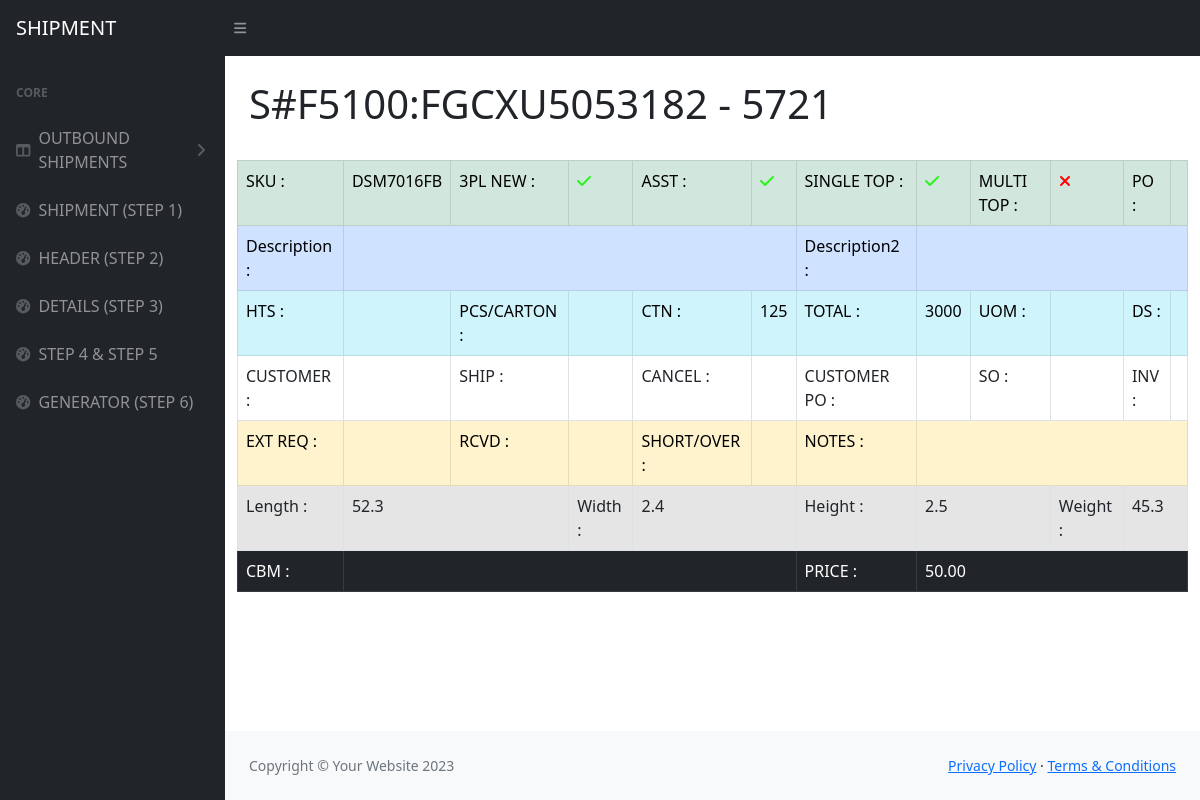
Before: /index.php/setdetails/view/4 with the older database file.
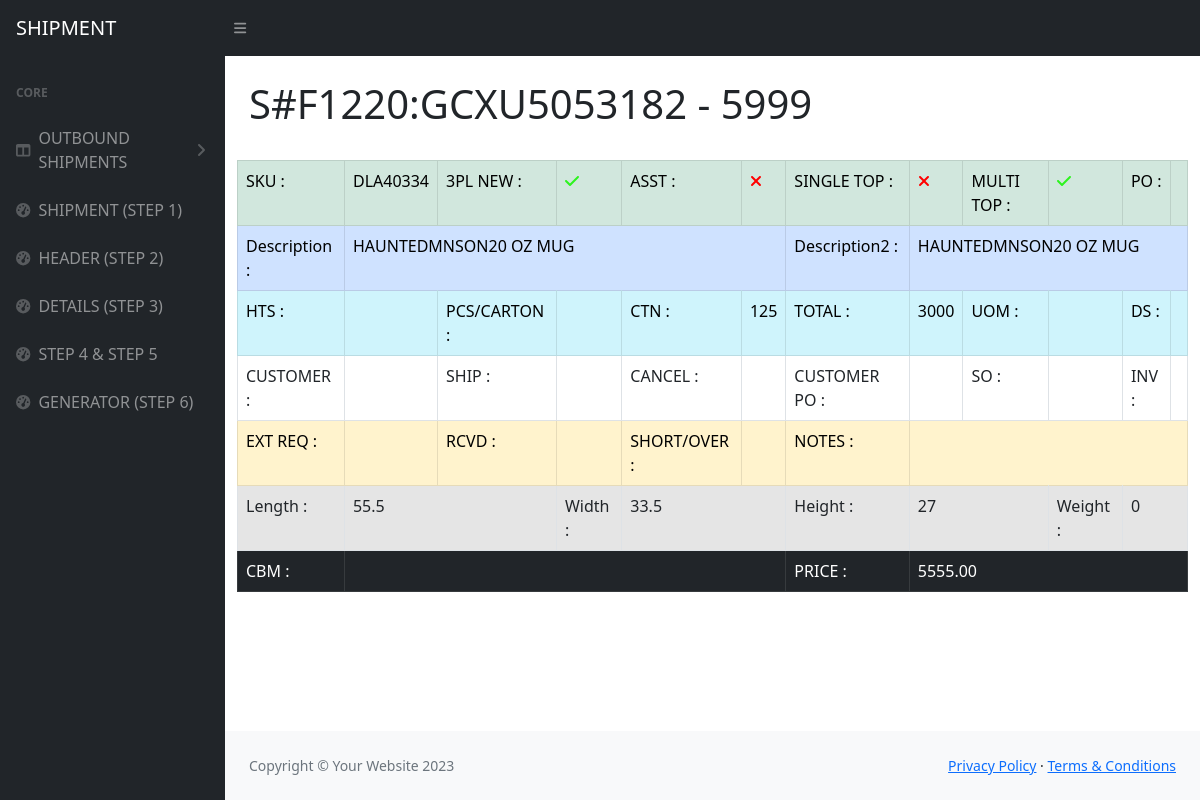
After: the same page with the newer database file.
### tables this page shows
CREATE TABLE `shipment_details`  (
  `id` int UNSIGNED NOT NULL AUTO_INCREMENT COMMENT 'id',
  `shipment_id` int NULL DEFAULT NULL COMMENT 'shipment_id',
  `container_id` int NULL DEFAULT NULL COMMENT 'container_id',
  `po` varchar(255) NULL DEFAULT NULL COMMENT 'PO#',
  `style` varchar(255) NULL DEFAULT NULL COMMENT 'Style',
  `description` varchar(255) NULL DEFAULT NULL COMMENT 'description',
  `hts` varchar(255) NULL DEFAULT NULL COMMENT 'HTS',
  `pcs_carton` varchar(255) NULL DEFAULT NULL COMMENT 'PCS/CARTON',
  `ctn` varchar(255) NULL DEFAULT NULL COMMENT 'CTN',
  `total` varchar(255) NULL DEFAULT NULL COMMENT 'TOTAL',
  `uom` varchar(255) NULL DEFAULT NULL COMMENT 'UOM',
  `ds` varchar(255) NULL DEFAULT NULL COMMENT 'DS',
  `customer` varchar(255) NULL DEFAULT NULL COMMENT 'Customer',
  `ship` varchar(255) NULL DEFAULT NULL COMMENT 'ship',
  `cancel` varchar(255) NULL DEFAULT NULL COMMENT 'CANCEL',
  `customer_po` varchar(255) NULL DEFAULT NULL COMMENT 'CUSTOMER PO',
  `inv` varchar(255) NULL DEFAULT NULL COMMENT 'INV',
  `ext_req` varchar(255) NULL DEFAULT NULL COMMENT 'EXT_REQ',
  `rcvd` varchar(255) NULL DEFAULT NULL COMMENT 'RCVD',
  `short_over` varchar(255) NULL DEFAULT NULL COMMENT 'SHORT/OVER',
  `so` varchar(255) NULL DEFAULT NULL COMMENT 'SO',
  `notes` varchar(255) NULL DEFAULT NULL COMMENT 'NOTES',
  `upc` varchar(255) NULL DEFAULT NULL COMMENT 'UPC',
  `length` double NULL DEFAULT NULL COMMENT 'Length',
  `width` double NULL DEFAULT NULL COMMENT 'Width',
  `height` double NULL DEFAULT NULL COMMENT 'Height',
  `weight` double NULL DEFAULT NULL COMMENT 'weight',
  `cbm` varchar(255) NULL DEFAULT NULL COMMENT 'CBM',
  `price` decimal(10, 2) NULL DEFAULT NULL COMMENT 'PRICE',
  `show_flag` int NOT NULL DEFAULT 1 COMMENT '1-show 0-hide',
  `pl_new` int NOT NULL DEFAULT 0 COMMENT '0-old, 1-new',
  `asst` int UNSIGNED NULL DEFAULT 0 COMMENT '0-non active, 1-active',
  `single_top` int NULL DEFAULT 0 COMMENT '0-non active, 1-active',
  `multi_top` int NULL DEFAULT 0 COMMENT '0-non active, 1-active',
  `pl_add_flag` int NULL DEFAULT 0 COMMENT '0-add 1-new',
  `description2` varchar(255) NULL DEFAULT NULL COMMENT 'description2',
  PRIMARY KEY (`id`) USING BTREE,
  INDEX `container_forgin`(`container_id` ASC) USING BTREE,
  INDEX `shipment`(`shipment_id` ASC) USING BTREE,
  CONSTRAINT `container_forgin` FOREIGN KEY (`container_id`) REFERENCES `container` (`id`) ON DELETE CASCADE ON UPDATE RESTRICT,
  CONSTRAINT `shipment` FOREIGN KEY (`shipment_id`) REFERENCES `shipment` (`id`) ON DELETE CASCADE ON UPDATE RESTRICT
);

### application/controllers/SetDetails.php (called while the page is built, shortened)
<?php
class Setdetails extends CI_Controller {
	public function __construct()
    {
        $this->load->database();
        $this->load->helper('url');
        $this->load->library('session');
        $this->load->library('form_validation');
		$this->load->model('Container_model');
        $this->load->model('Shipment_model');
        $this->load->model('Details_model');
        $this->load->model('SkuList_model');
    }
    public function view($id)
    {
        $detail = $this->Details_model->getDetails($id)[0];
        $container_id = $detail->container_id;
        $container = $this->Container_model->getContainer($container_id)[0];
        $data = array(
            'header_title' => $container->shipment_name.':'.$container->name,
            'detail' => $detail
        );
        $this->load->view('layout/header');
		$this->load->view('setdetail/view', $data);
		$this->load->view('layout/footer');
    }
}

### index.php (called while the page is built, shortened)
<?php
require_once BASEPATH.'core/CodeIgniter.php';

### application/models/Details_model.php (called while the page is built, shortened)
<?php
class Details_model extends CI_Model {
    public function getDetails($id)
    {
        $this->db->from('shipment_details');
        $this->db->where('id', $id);
        $query = $this->db->get();
        if ($query->num_rows() > 0) {
            return $query->result();
        } else {
            return false;
        }
    }
}

### application/views/setdetail/view.php (the view, shortened to what this page needs)
<h1 class="mt-4"><?php echo $header_title?></h1>
<div class="row">
    <table class="table table-bordered">
        <tbody>
            <tr class="table-success">
                <td>SKU :</td>
                <td><?php echo $detail->style?></td>
                <td>3PL NEW :</td>
                <td><?php echo ($detail->pl_new==1 ? '<i class="fa-solid fa-check" style="color: #2df41f;"></i>' :'<i class="fa-solid fa-xmark" style="color: red;"></i>'); ?></td>
                <td>ASST :</td>
                <td><?php echo ($detail->asst==1 ? '<i class="fa-solid fa-check" style="color: #2df41f;"></i>' :'<i class="fa-solid fa-xmark" style="color: red;"></i>'); ?></td>
                <td>SINGLE TOP :</td>
                <td><?php echo ($detail->single_top==1 ? '<i class="fa-solid fa-check" style="color: #2df41f;"></i>' :'<i class="fa-solid fa-xmark" style="color: red;"></i>'); ?></td>
                <td>MULTI TOP :</td>
                <td><?php echo ($detail->multi_top==1 ? '<i class="fa-solid fa-check" style="color: #2df41f;"></i>' :'<i class="fa-solid fa-xmark" style="color: red;"></i>'); ?></td>
                <td>PO :</td>
                <td><?php echo $detail->po?></td>
            </tr>
            <tr class="table-primary">
                <td>Description :</td>
                <td colspan='5'><?php echo $detail->description?></td>
                <td>Description2 :</td>
                <td colspan='5'><?php echo $detail->description?></td>
            </tr>
            <tr class="table-info">
                <td>HTS :</td>
                <td><?php echo $detail->hts?></td>
                <td>PCS/CARTON :</td>
                <td><?php echo $detail->pcs_carton?></td>
                <td>CTN :</td>
                <td><?php echo $detail->ctn?></td>
                <td>TOTAL :</td>
                <td><?php echo $detail->total?></td>
                <td>UOM :</td>
                <td><?php echo $detail->uom?></td>
                <td>DS :</td>
                <td><?php echo $detail->ds?></td>
            </tr>
            <tr class="table-default">
                <td>CUSTOMER :</td>
                <td><?php echo $detail->customer?></td>
                <td>SHIP :</td>
                <td><?php echo $detail->ship?></td>
                <td>CANCEL :</td>
                <td><?php echo $detail->cancel?></td>
                <td>CUSTOMER PO :</td>
                <td><?php echo $detail->customer_po?></td>
                <td>SO :</td>
                <td><?php echo $detail->so?></td>
                <td>INV :</td>
                <td><?php echo $detail->inv?></td>
            </tr>
            <tr class="table-warning">
                <td>EXT REQ :</td>
                <td><?php echo $detail->ext_req?></td>
                <td>RCVD :</td>
                <td><?php echo $detail->rcvd?></td>
                <td>SHORT/OVER :</td>
                <td><?php echo $detail->short_over?></td>
                <td>NOTES :</td>
                <td colspan='5'><?php echo $detail->notes?></td>
            </tr>
            <tr class="table-active">
                <td>Length :</td>
                <td colspan='2'><?php echo $detail->length?></td>
                <td>Width :</td>
                <td colspan='2'><?php echo $detail->width?></td>
                <td>Height :</td>
                <td colspan='2'><?php echo $detail->height?></td>
                <td>Weight :</td>
                <td colspan='2'><?php echo $detail->weight?></td>
            </tr>
            <tr class="table-dark">
                <td>CBM :</td>
                <td colspan='5'><?php echo $detail->cbm?></td>
                <td>PRICE :</td>
                <td colspan='5'><?php echo $detail->price?></td>
            </tr>
        </tbody>
    </table>
</div>

Changed rows visible on the page:
changed shipment_details: style "DSM7016FB" → "DLA40334"; asst 1 → 0 (drawn); single_top 1 → 0 (drawn); multi_top 0 → 1 (drawn); description (not shown) → "HAUNTEDMNSON20 OZ MUG"; length "52.3" → "55.5"; width "2.4" → "33.5"; height "2.5" → "27"; weight "45.3" → "0"; price "50.00" → "5555.00"
Other visible differences:
$header_title: "S#F5100:FGCXU5053182 - 5721" → "S#F1220:GCXU5053182 - 5999"
